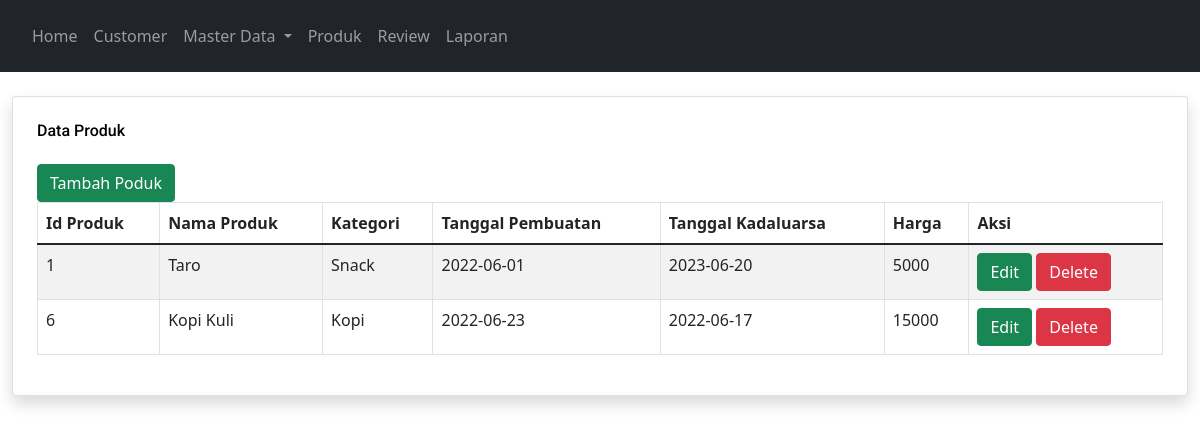
/produk.php, run on the app's committed database.
### tables this page shows
CREATE TABLE `produk` (
  `kode_produk` int(11) NOT NULL AUTO_INCREMENT,
  `nama_produk` varchar(125) DEFAULT NULL,
  `kategori` varchar(125) DEFAULT NULL,
  `tgl_pembuatan` date DEFAULT NULL,
  `tgl_kadaluarsa` date DEFAULT NULL,
  `harga` int(15) DEFAULT NULL,
  PRIMARY KEY (`kode_produk`)
);

### produk.php (the view, shortened to what this page needs)
<?php include("config.php"); ?>
<!DOCTYPE html>
<html lang="en">
<head>
    <link href="https://cdnjs.cloudflare.com/ajax/libs/font-awesome/5.10.0/css/all.min.css" rel="stylesheet">
    <link href="https://cdn.jsdelivr.net/npm/bootstrap-icons@1.4.1/font/bootstrap-icons.css" rel="stylesheet">
    <link href="lib/owlcarousel/assets/owl.carousel.min.css" rel="stylesheet">
    <link href="lib/tempusdominus/css/tempusdominus-bootstrap-4.min.css" rel="stylesheet" />
    <link href="css/bootstrap.min.css" rel="stylesheet">
    <link href="https://cdn.jsdelivr.net/npm/bootstrap@5.1.3/dist/css/bootstrap.min.css" rel="stylesheet">
</head>
<body>
    <nav class="navbar navbar-expand bg-dark navbar-dark sticky-top px-4 py-3">
        <div class="navbar-nav   ml-auto">
            <div class="nav-item ">
                <a href="index.php" class="nav-link ">
                    <span class="d-none d-lg-inline-flex">Home</span>
                </a>
            </div>
            <div class="nav-item">
                <a href="customer.php" class="nav-link ">
                    <span class="d-none d-lg-inline-flex">Customer</span>
                </a>
            </div>
            <div class="nav-item dropdown">
                <a href="#" class="nav-link dropdown-toggle" data-bs-toggle="dropdown">
                    <span class="d-none d-lg-inline-flex">Master Data</span>
                </a>
            </div>
            <div class="nav-item">
                <a href="produk.php" class="nav-link ">
                    <span class="d-none d-lg-inline-flex">Produk</span>
                </a>
            </div>
            <div class="nav-item">
                <a href="review.php" class="nav-link ">
                    <span class="d-none d-lg-inline-flex">Review</span>
                </a>
            </div>
            <div class="nav-item">
                <a href="Laporan.php" class="nav-link ">
                    <span class="d-none d-lg-inline-flex">Laporan</span>
                </a>
            </div>
    </nav>
    <div class="container-fluid pt-4">
        <div class="row g-4">
            <div class="col-sm-12 col-xl-12">
                <div class="card p-3 shadow rounded h-100 p-4">
                    <h6 class="mb-4 text-black">Data Produk</h6>
                    <div class="box-body">
                    <a href="tambah/tambah_produk.php" class="btn btn-success">Tambah
                        Poduk</a>
                    <table class="table table-striped table-bordered">
                        <thead>
                            <tr>
                                <th>Id Produk</th>
                                <th>Nama Produk</th>
                                <th>Kategori</th>
                                <th>Tanggal Pembuatan</th>
                                <th>Tanggal Kadaluarsa</th>
                                <th>Harga</th>
                                <th>Aksi</th>
                            </tr>
                        </thead>
                        <tbody>
                            <?php
                            $sql = "SELECT * FROM produk";
                            $query = mysqli_query($koneksi, $sql);
                            while ($produk = mysqli_fetch_array($query)) {
                                echo "<tr>";
                                echo "<td>" . $produk['kode_produk'] . "</td>";
                                echo "<td>" . $produk['nama_produk'] . "</td>";
                                echo "<td>" . $produk['kategori'] . "</td>";
                                echo "<td>" . $produk['tgl_pembuatan'] . "</td>";
                                echo "<td>" . $produk['tgl_kadaluarsa'] . "</td>";
                                echo "<td>" . $produk['harga'] . "</td>";
                                echo "<td>";
                            ?>
                            <a class="btn btn-success" data-target="#editMenu" class="badge badge-success"
                                href="Edit/edit_produk.php?id='<?php echo $produk['kode_produk'] ?>'">Edit</a>
                            <a class="btn btn-danger" onclick="return confirm('Anda yakin akan menghapus ini? ')"
                                href="Proses_delete/hapus_produk.php?kode_produk='<?php echo $produk['kode_produk'] ?>'">Delete</a>
                            </td>
                            </tr>
                            <?php
                            }
                            ?>
                        </tbody>
                    </table>
                </div>
                </div>
            </div>
        </div>
</body>
</html>

### data on the page
produk: kode_produk "1", nama_produk "Taro", kategori "Snack", tgl_pembuatan "2022-06-01", tgl_kadaluarsa "2023-06-20", harga "5000"
produk: kode_produk "6", nama_produk "Kopi Kuli", kategori "Kopi", tgl_pembuatan "2022-06-23", tgl_kadaluarsa "2022-06-17", harga "15000"
